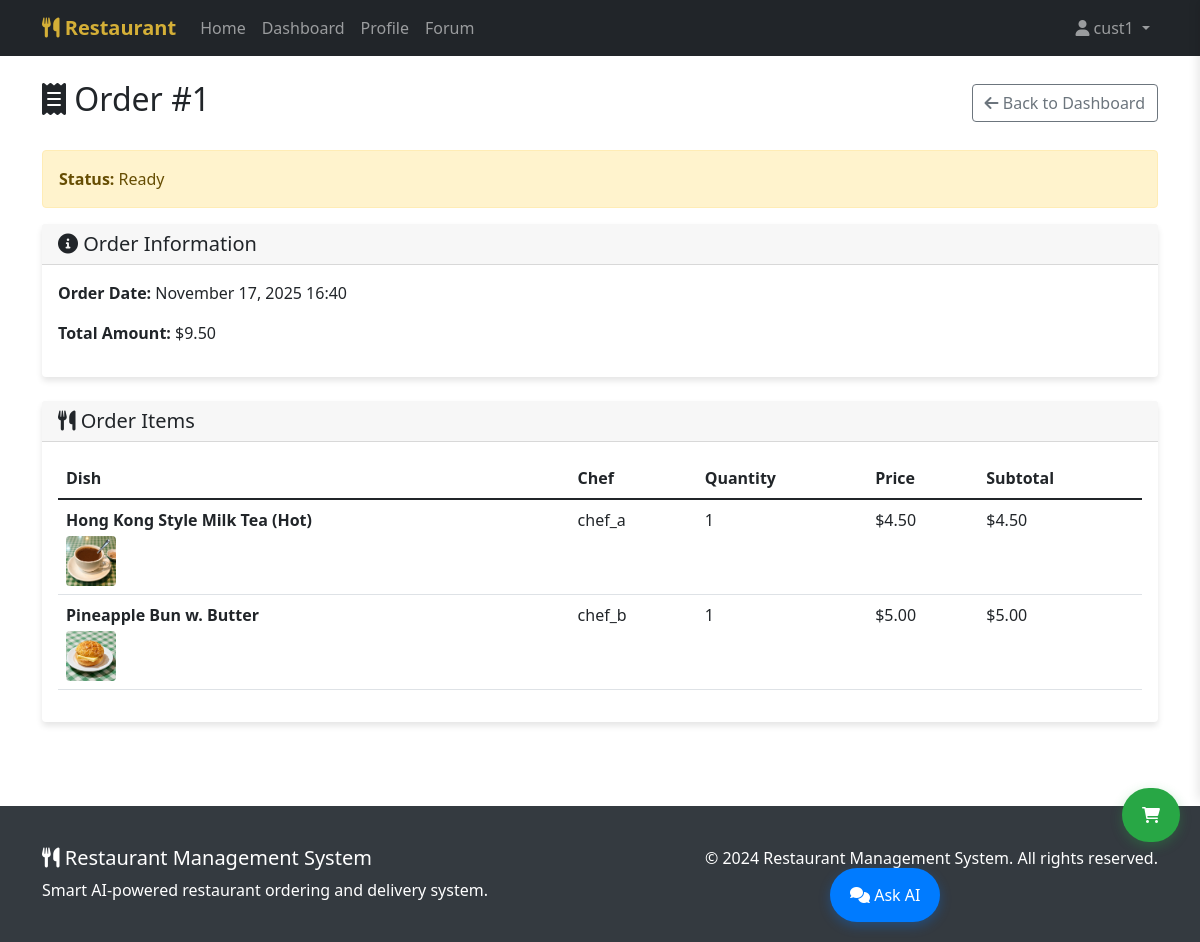
The page /order/1/ (signed in) on the database as committed earlier.
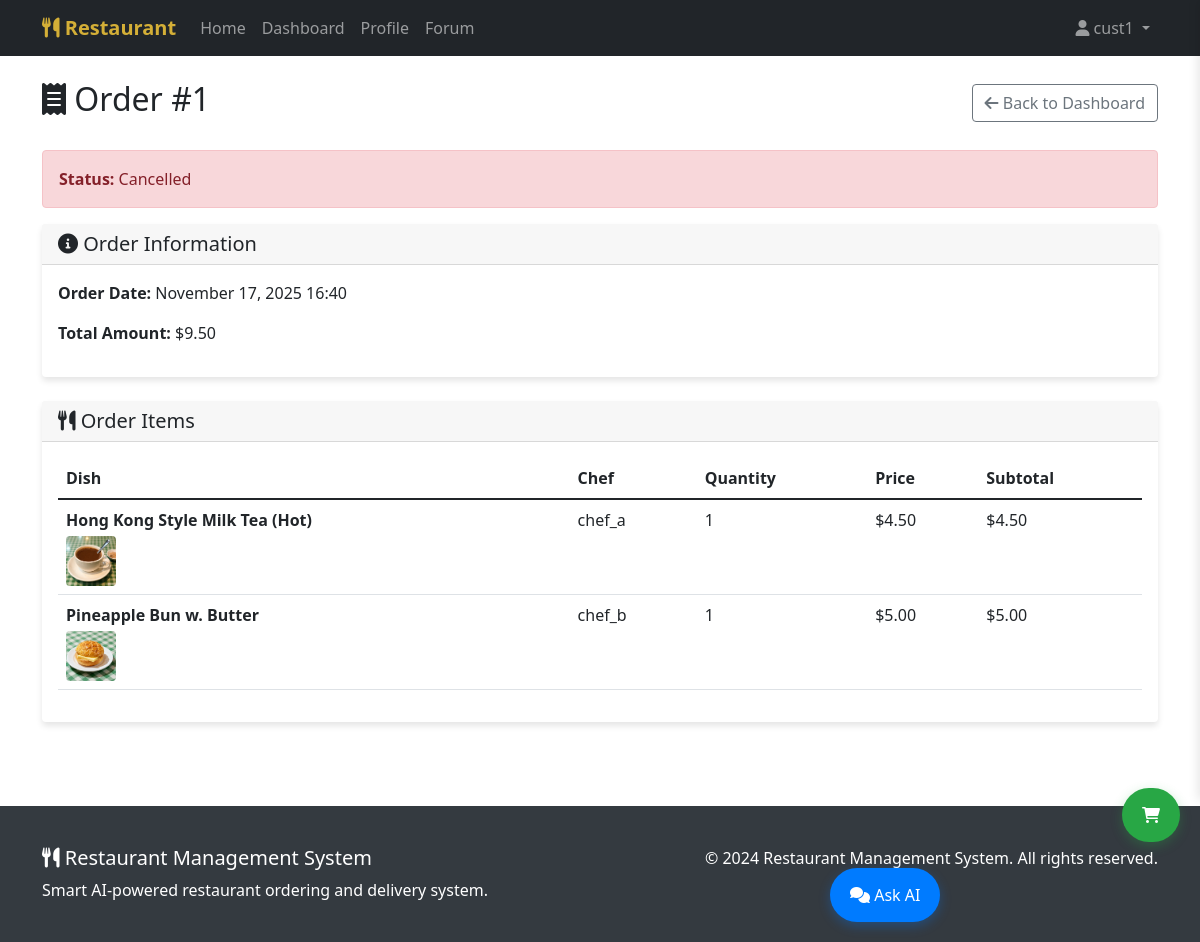
The same page on the database as committed later.
### restaurant/models.py (models this page shows, shortened)
class Order(models.Model):
    STATUS_CHOICES = [
        ('pending', 'Pending'),
        ('confirmed', 'Confirmed'),
        ('ready', 'Ready'),
        ('out_for_delivery', 'Out for Delivery'),
        ('delivered', 'Delivered'),
        ('cancelled', 'Cancelled'),
    ]
    customer = models.ForeignKey(Customer, on_delete=models.CASCADE, verbose_name="Customer")
    status = models.CharField(max_length=20, choices=STATUS_CHOICES, default='pending', verbose_name="Status")
    total_amount = models.DecimalField(max_digits=10, decimal_places=2, verbose_name="Total Amount")
    vip_discount = models.DecimalField(max_digits=10, decimal_places=2, default=0.00, verbose_name="VIP Discount")
    delivery_person = models.ForeignKey(DeliveryPerson, on_delete=models.SET_NULL, null=True, blank=True, verbose_name="Delivery Person")
    delivery_address = models.ForeignKey('Address', on_delete=models.SET_NULL, null=True, blank=True, verbose_name="Delivery Address")
    memo = models.TextField(blank=True, null=True, verbose_name="Order Memo", help_text="Customer special requests")
    delivered_at = models.DateTimeField(null=True, blank=True, verbose_name="Delivered Time")
    created_at = models.DateTimeField(auto_now_add=True, verbose_name="Order Time")
    updated_at = models.DateTimeField(auto_now=True, verbose_name="Updated Time")
    class Meta:
        verbose_name = "Order"
        verbose_name_plural = "Orders"
        ordering = ['-created_at']

### restaurant/views.py (the view, shortened to what this page needs)
# urls.py: path('order/<int:order_id>/', views.order_detail, name='order_detail'),
@login_required
def order_detail(request, order_id):
    order = get_object_or_404(Order, id=order_id)
    if not hasattr(request.user, 'customer') or order.customer != request.user.customer:
        messages.error(request, 'You do not have permission to view this order.')
        return redirect('dashboard')
    order_items = order.items.all()
    dish_ratings_list = []
    delivery_rating = None
    if order.status == 'delivered':
        for item in order_items:
            try:
                rating = DishRating.objects.get(customer=request.user.customer, dish=item.dish)
                dish_ratings_list.append({'dish_id': item.dish.id, 'rating': rating.rating})
            except DishRating.DoesNotExist:
                dish_ratings_list.append({'dish_id': item.dish.id, 'rating': None})
        if order.delivery_person:
            try:
                delivery_rating_obj = DeliveryRating.objects.get(customer=request.user.customer, order=order)
                delivery_rating = delivery_rating_obj.rating
            except DeliveryRating.DoesNotExist:
                delivery_rating = None
        existing_complaints = Complaint.objects.filter(order=order, complainant=request.user.customer)
        existing_compliments = Compliment.objects.filter(order=order, complimenter=request.user.customer)
        used_targets = set()
        for complaint in existing_complaints:
            if complaint.chef:
                for item in order_items:
                    if item.dish.chef == complaint.chef:
                        used_targets.add(f'dish_{item.dish.id}')
            if complaint.delivery_person:
                used_targets.add('delivery')
        for compliment in existing_compliments:
            if compliment.chef:
                for item in order_items:
                    if item.dish.chef == compliment.chef:
                        used_targets.add(f'dish_{item.dish.id}')
            if compliment.delivery_person:
                used_targets.add('delivery')
        max_allowed = len(order_items) + (1 if order.delivery_person else 0)
        remaining_allowed = max_allowed - len(used_targets)
        available_targets = []
        for item in order_items:
            target_key = f'dish_{item.dish.id}'
            if target_key not in used_targets:
                available_targets.append({
                    'type': 'dish',
                    'id': item.dish.id,
                    'name': item.dish.name,
                    'chef': item.dish.chef
                })
        if order.delivery_person and 'delivery' not in used_targets:
            available_targets.append({
                'type': 'delivery',
                'id': order.delivery_person.id,
                'name': 'Delivery Service',
                'delivery_person': order.delivery_person
            })
    else:
        available_targets = []
        used_targets = set()
        remaining_allowed = 0
    route_data = None
    context = {
        'order': order,
        'order_items': order_items,
        'dish_ratings': dish_ratings_list,
        'delivery_rating': delivery_rating,
        'available_targets': available_targets,
        'remaining_allowed': remaining_allowed,
        'route_data': route_data,
    }
    return render(request, 'order_detail.html', context)

### restaurant/models.py (called while the page is built)
    def get_total(self):
        return self.quantity * self.price

### templates/order_detail.html (shortened to what this page needs)
{% extends 'base.html' %}
{% block content %}
<div class="container mt-4">
    <div class="row">
        <div class="col-12">
            <div class="d-flex justify-content-between align-items-center mb-4">
                <h2><i class="fas fa-receipt"></i> Order #{{ order.id }}</h2>
                <a href="{% url 'dashboard' %}" class="btn btn-outline-secondary">
                    <i class="fas fa-arrow-left"></i> Back to Dashboard
                </a>
            </div>
            <div class="alert alert-{% if order.status == 'delivered' %}success{% elif order.status == 'cancelled' %}danger{% else %}warning{% endif %}">
                <strong>Status:</strong> {{ order.get_status_display }}
            </div>
            <div class="card mb-4">
                <div class="card-header">
                    <h5 class="mb-0"><i class="fas fa-info-circle"></i> Order Information</h5>
                </div>
                <div class="card-body">
                    <div class="row">
                        <div class="col-md-6">
                            <p><strong>Order Date:</strong> {{ order.created_at|date:"F d, Y H:i" }}</p>
                            <p><strong>Total Amount:</strong> ${{ order.total_amount|floatformat:2 }}</p>
                        </div>
                        <div class="col-md-6">
                        </div>
                    </div>
                </div>
            </div>
            <div class="card mb-4">
                <div class="card-header">
                    <h5 class="mb-0"><i class="fas fa-utensils"></i> Order Items</h5>
                </div>
                <div class="card-body">
                    <div class="table-responsive">
                        <table class="table">
                            <thead>
                                <tr>
                                    <th>Dish</th>
                                    <th>Chef</th>
                                    <th>Quantity</th>
                                    <th>Price</th>
                                    <th>Subtotal</th>
                                </tr>
                            </thead>
                            <tbody>
                                {% for item in order_items %}
                                <tr>
                                    <td>
                                        <strong>{{ item.dish.name }}</strong>
                                        {% if item.dish.image %}
                                        <br><img src="{{ item.dish.image.url }}" alt="{{ item.dish.name }}" style="width: 50px; height: 50px; object-fit: cover; border-radius: 4px;" class="mt-1">
                                        {% endif %}
                                    </td>
                                    <td>{{ item.dish.chef.user.username }}</td>
                                    <td>{{ item.quantity }}</td>
                                    <td>${{ item.price|floatformat:2 }}</td>
                                    <td>${{ item.get_total|floatformat:2 }}</td>
                                </tr>
                                {% endfor %}
                            </tbody>
                        </table>
                    </div>
                </div>
            </div>
        </div>
    </div>
</div>
{% endblock %}

Rows that differ between the two databases and show on the page:
changed Order id 1: status "Ready" → "Cancelled"
